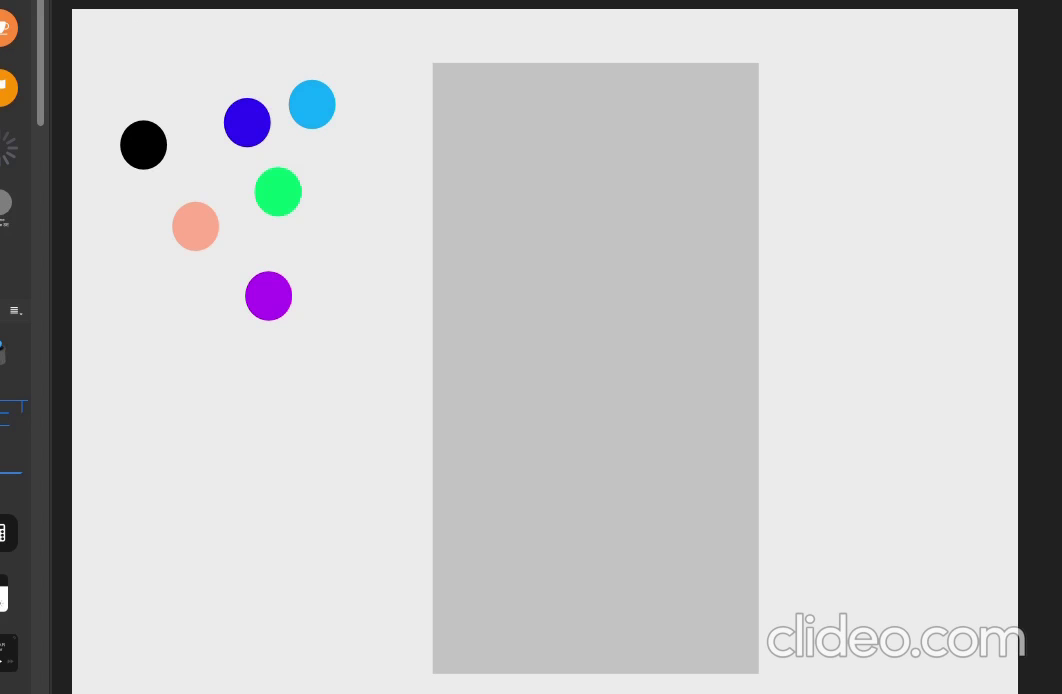
#> input picture frame 123 of testvideo2.mp4, 1062 x 694 px
$ python main.py
#> lines starting #> are read from the running program, lines starting #| are printed output that depends on the picture
### tracker.py
import math

class EuclideanDistTracker:
    def __init__(self):
        self.center_points = {}

        self.id_count = 0


    def update(self, objects_rect):

        objects_bbs_ids = []

        for rect in objects_rect:
            x, y, w, h = rect
            cx = (x + x + w) // 2
            cy = (y + y + h) // 2

            same_object_detected = False
            for id, pt in self.center_points.items():
                dist = math.hypot(cx - pt[0], cy - pt[1])

                if dist < 25:
                    self.center_points[id] = (cx, cy)
                    print(self.center_points)
                    objects_bbs_ids.append([x, y, w, h, id])
                    same_object_detected = True
                    break

            if same_object_detected is False:
                self.center_points[self.id_count] = (cx, cy)
                objects_bbs_ids.append([x, y, w, h, self.id_count])
                self.id_count += 1

        new_center_points = {}
        for obj_bb_id in objects_bbs_ids:
            _, _, _, _, object_id = obj_bb_id
            center = self.center_points[object_id]
            new_center_points[object_id] = center

        self.center_points = new_center_points.copy()
        return objects_bbs_ids

### main.py
import cv2
from tracker import *

tracker = EuclideanDistTracker()

cap = cv2.VideoCapture("testvideo2.mp4")


object_detector = cv2.createBackgroundSubtractorMOG2(history=100, varThreshold=40)

while True:
    ret, frame = cap.read()
#> frame is the input picture: shape (694, 1062, 3); mean B, G, R 199.4, 198.6, 198.5
    height, width, _ = frame.shape
#> height = 694; width = 1062


    roi = frame[340: 720,500: 800]
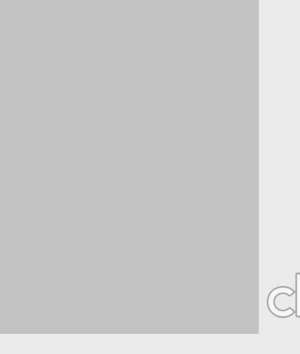
#> roi: shape (354, 300, 3); min 163, max 251, mean 201.5


    mask = object_detector.apply(roi)
#> mask: shape (354, 300); every value is 127
    _, mask = cv2.threshold(mask, 254, 255, cv2.THRESH_BINARY)
#> mask: shape (354, 300); every value is 0
    contours, _ = cv2.findContours(mask, cv2.RETR_TREE, cv2.CHAIN_APPROX_SIMPLE)
#> contours = []
    detections = []
    for cnt in contours:

        area = cv2.contourArea(cnt)
        if area > 100:

            x, y, w, h = cv2.boundingRect(cnt)


            detections.append([x, y, w, h])
#> this loop made 0 passes
#> after the loop, detections = []


    boxes_ids = tracker.update(detections)
#> after the loop in update, `for rect in objects_rect:`: self.center_points = 0 items; self.id_count = 0
#> after the loop in update, `for obj_bb_id in objects_bbs_ids:`: new_center_points = 0 items
#> boxes_ids = []
    for box_id in boxes_ids:
        x, y, w, h, id = box_id
        cv2.putText(roi, str(id), (x, y - 15), cv2.FONT_HERSHEY_PLAIN, 2, (255, 0, 0), 2)
        cv2.rectangle(roi, (x, y), (x + w, y + h), (0, 255, 0), 3)

    cv2.imshow("roi", roi)
    cv2.imshow("Frame", frame)
    cv2.imshow("Mask", mask)

    key = cv2.waitKey(30)
#> (key Esc is pressed here)
    if key == 27:
        break

cap.release()
cv2.destroyAllWindows()
